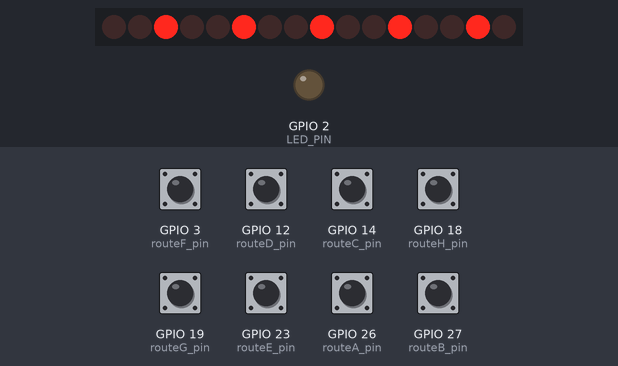
Simulated run of this program. Board: ESP32. Parts: 16 shift-register outputs drawn as a row of LEDs (first output left, lit = HIGH), output pins drawn as LEDs (lit = HIGH). Wiring (inferred from the names in the program): 2 × shift register (74HC595): data GPIO 25; shift clock GPIO 32; latch GPIO 33. Wiring (inferred from the signals the program sends): row of LEDs: on Q0, Q1, Q2, Q3, Q4, Q5, Q6, Q7, Q8, Q9, Q10, Q11, Q12, Q13, Q14, Q15. The test bench sets the inputs (shaded band); at power-on: GPIO 3 (routeF_pin), GPIO 12 (routeD_pin), GPIO 14 (routeC_pin), GPIO 18 (routeH_pin), GPIO 19 (routeG_pin), GPIO 23 (routeE_pin), GPIO 26 (routeA_pin), GPIO 27 (routeB_pin) HIGH. Pins used as bus, display or sensor lines are not drawn.

Above: at 7.1 s.
7.2 s: GPIO 14 (routeC_pin) pulled LOW for 0.15 s
At 8.3 s:
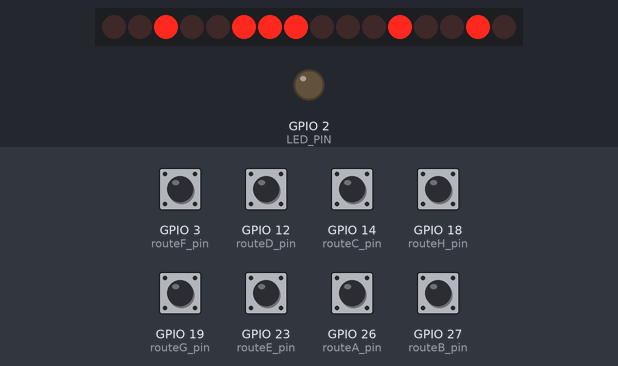
8.8 s: GPIO 26 (routeA_pin) pulled LOW for 0.15 s
At 9.5 s:
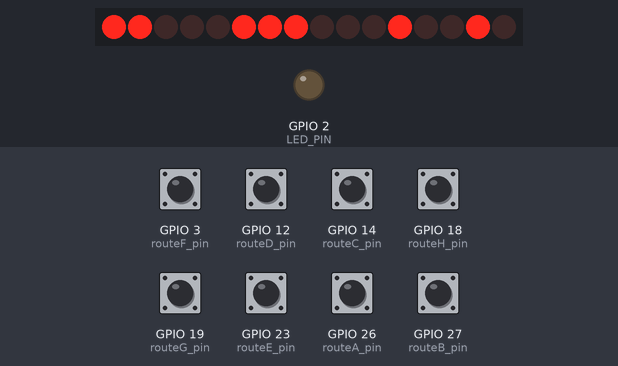
10.4 s: GPIO 27 (routeB_pin) pulled LOW for 0.15 s
At 10.7 s:
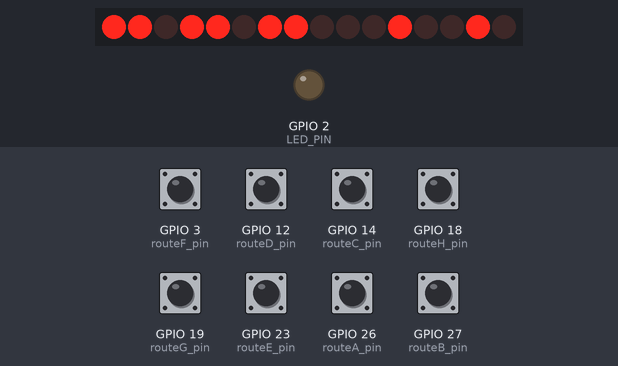
12.0 s: GPIO 14 (routeC_pin) pulled LOW for 1 s
At 13.2 s:
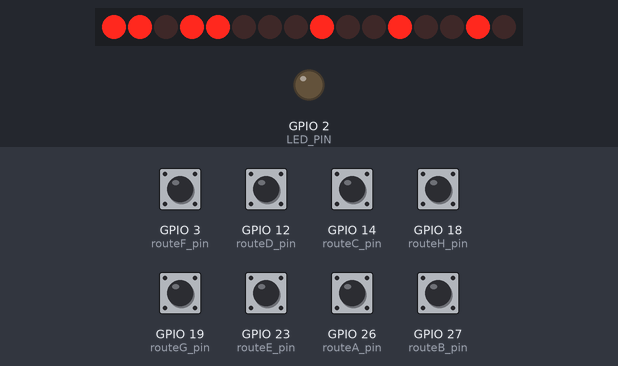
14.5 s: GPIO 26 (routeA_pin) pulled LOW for 1 s
At 15.1 s:
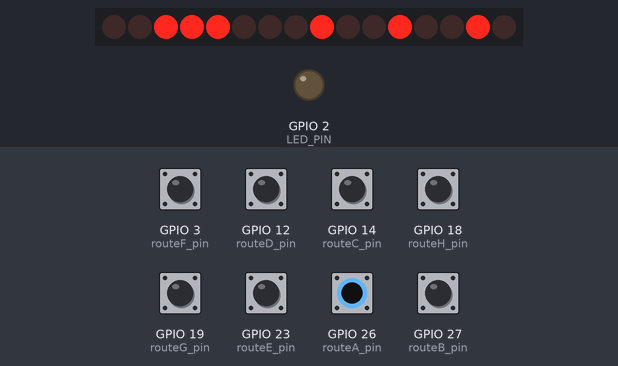
17.0 s: GPIO 14 (routeC_pin) pulled LOW for 0.15 s
At 18.2 s:
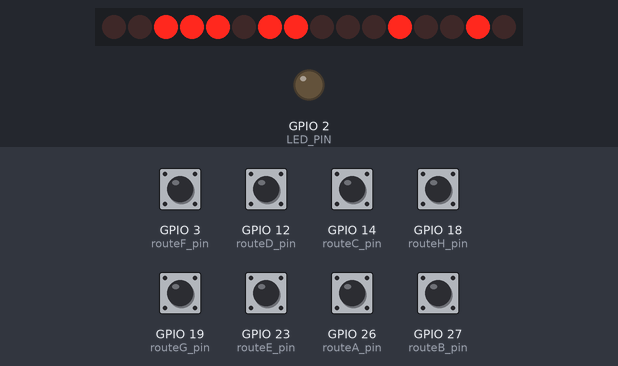
Timing chart, 0 to 19.6 s (numbered marks = the images above; inputs shaded):
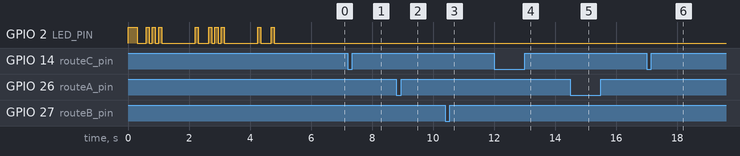

The program:

main.cpp
```cpp
/**********************************************************************
*    Jeroen Gerritsen's B&O McKenzie Division - Tortoise Control Software
*    by: Mark Kellogg
***********************************************************************

***********************************************************************
*                   VERSION 1.0  1/10/2025                            *
***********************************************************************

-----------------------------Github Repository-------------------------
*
* The repository has all code etc. along with flow control overview and
* module graphics.
* Repository:  https://github.com/Medkellogg/mkJunction

*
-----------------------------------------------------------------------
*
*                   M&K Junction Control Panel Software
* This code is for use on the Control Panel Driver Board and its purpose
* is to control individual Tortoise switch motors and associated LEDs on
* the fascia control panel.
*
* This software version is configured to drive 5 different Tortoise motors
* and 2 indicator LEDs for each motor.
*
* Each turnout has 3 channels, 1 for the Tortoise, one for the "Normal"
* route LED, and one for the "Reverse" route.
*
* Upon pressing a "route" I/O button associated with the specific Tortise,
* all three bits will flip and the polarity of the 3 output pins will reverse.
*
* The Control Panel Driver Board has a total of 16 output channels driven
* by H bridges and 8 general I/O pins.
***********************************************************************/

#include <Arduino.h>
#include <Bounce2.h>

// Pin assignments: Route pins are connected to external push buttons to control routes
const int routeA_pin = 26;
const int routeB_pin = 27;
const int routeC_pin = 14;
const int routeD_pin = 12;
const int routeE_pin = 23;
const int routeF_pin =  3;
const int routeG_pin = 19;
const int routeH_pin = 18;
const int latchPin   = 33;
const int clockPin   = 32;
const int dataPin    = 25;
const uint8_t LED_PIN {2};  // LED_PIN drives the ESP32 LED and the relay on the
                            // Control Panel Driver Board

// Initialize Bounce objects
Bounce debouncerA = Bounce();
Bounce debouncerB = Bounce();
Bounce debouncerC = Bounce();
Bounce debouncerD = Bounce();
Bounce debouncerE = Bounce();
Bounce debouncerF = Bounce();
Bounce debouncerG = Bounce();
Bounce debouncerH = Bounce();

// Initial state of the 16 bits
uint16_t bits = 0b0100100100100100;

// Function to update the shift registers: Two shift registers provide
// 16 bits to control the output of the H bridges

void updateShiftRegisters() {
  digitalWrite(latchPin, LOW);
  shiftOut(dataPin, clockPin, MSBFIRST, bits >> 8); // Send high byte
  shiftOut(dataPin, clockPin, MSBFIRST, bits & 0xFF); // Send low byte
  digitalWrite(latchPin, HIGH);
}

// Function to toggle specific bits
void toggleBits(int bit1, int bit2, int bit3) {
  bits ^= (1 << bit1) | (1 << bit2) | (1 << bit3);
  updateShiftRegisters();
}

//---Blink routines for spelling out B&O in American Morse -----------

// Function to blink the LED pin and relay for an American Morse dot
void blinkLEDdot(int x) {
    for (int count {0}; count < x; ++count)
    {digitalWrite(LED_PIN, HIGH);
    delay(100);
    digitalWrite(LED_PIN, LOW);
    delay (100);
    };
 }

// Function to blink the LED pin and relay for an American Morse dash

void blinkLEDdash(int x) {
    for (int count {0}; count < x; ++count)
    {digitalWrite(LED_PIN, HIGH);
    delay(300);
    digitalWrite(LED_PIN, LOW);
    delay (300);
    };
 }

/*------------------------------------------------*
*               SET UP                            *
*-------------------------------------------------*/
void setup() {
  // Set pin modes
  pinMode(routeA_pin, INPUT_PULLUP);
  pinMode(routeB_pin, INPUT_PULLUP);
  pinMode(routeC_pin, INPUT_PULLUP);
  pinMode(routeD_pin, INPUT_PULLUP);
  pinMode(routeE_pin, INPUT_PULLUP);
  pinMode(routeF_pin, INPUT_PULLUP);
  pinMode(routeG_pin, INPUT_PULLUP);
  pinMode(routeH_pin, INPUT_PULLUP);
  pinMode(latchPin,   OUTPUT);
  pinMode(clockPin,   OUTPUT);
  pinMode(dataPin,    OUTPUT);
  pinMode(LED_PIN,    OUTPUT);

  // Attach debouncers to pins
  debouncerA.attach(routeA_pin);
  debouncerA.interval(5);
  debouncerB.attach(routeB_pin);
  debouncerB.interval(5);
  debouncerC.attach(routeC_pin);
  debouncerC.interval(5);
  debouncerD.attach(routeD_pin);
  debouncerD.interval(5);
  debouncerE.attach(routeE_pin);
  debouncerE.interval(5);
  debouncerF.attach(routeF_pin);
  debouncerF.interval(5);
  debouncerG.attach(routeG_pin);
  debouncerG.interval(5);
  debouncerH.attach(routeH_pin);
  debouncerH.interval(5);

  // Initialize shift registers
  updateShiftRegisters();

//-----tap out B&O in American Morse on relay/LED at end of boot sequence
  blinkLEDdash(1);
   blinkLEDdot(3);
      delay(1000);
   blinkLEDdot(1);
       delay(250);
   blinkLEDdot(3);
      delay(1000);
   blinkLEDdot(1);
       delay(250);
   blinkLEDdot(1);
      delay(1000);
}

//----------------- End Setup ------------------------

/*------------------------------------------------*
*               MAIN LOOP                         *
*-------------------------------------------------*/

void loop() {
  // Update debouncers
  debouncerA.update();
  debouncerB.update();
  debouncerC.update();
  debouncerD.update();
  debouncerE.update();
  debouncerF.update();
  debouncerG.update();
  debouncerH.update();

  // Check for button presses and toggle corresponding bits
  if (debouncerA.fell()) toggleBits(0, 1, 2);
  if (debouncerB.fell()) toggleBits(3, 4, 5);
  if (debouncerC.fell()) toggleBits(6, 7, 8);
  if (debouncerD.fell()) toggleBits(9, 10, 11);
  if (debouncerE.fell()) toggleBits(12, 13, 14);
}
```
